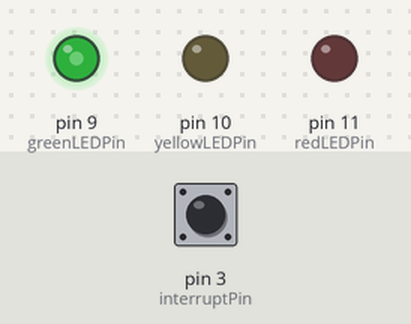
Simulated run of this sketch. Board: Arduino Uno, built with avr-gcc and run on an emulated ATmega328P. On the bench: output pins drawn as LEDs (lit = HIGH). Inputs (shaded band) come from the test bench; at power-on: pin 3 (interruptPin) HIGH. What the sketch prints to the serial monitor is not drawn.

Above: at 1.2 s.
1.3 s: pin 3 (interruptPin) pulled LOW for 0.15 s
At 3.3 s:
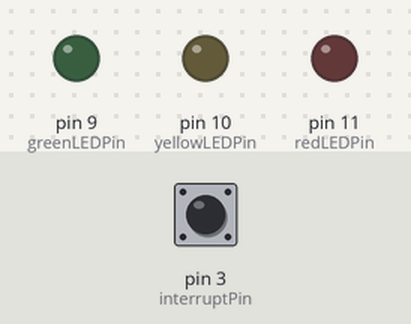
4.3 s: pin 3 (interruptPin) pulled LOW for 1 s
7.4 s: pin 3 (interruptPin) pulled LOW for 0.15 s
At 9.08 s:
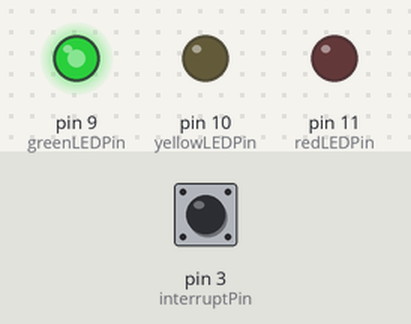
10.5 s: pin 3 (interruptPin) pulled LOW for 3.2 s
At 15.01 s:
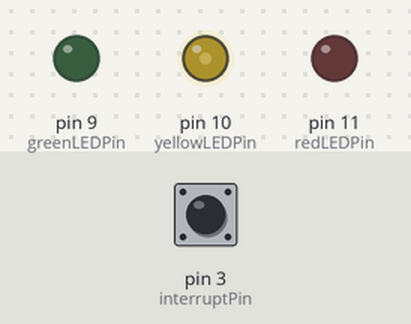
16.3 s: pin 3 (interruptPin) pulled LOW for 0.15 s
At 16.51 s:
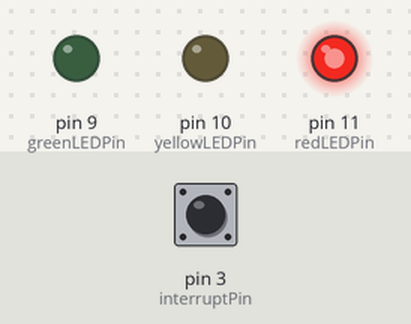
Timing chart, 0 to 20.4 s (numbered marks = the images above; inputs shaded):
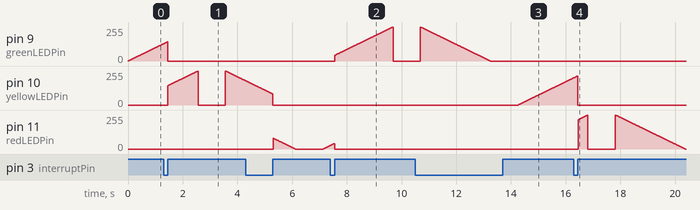

Measured:
- after the input at 7.4 s, pin 9 (greenLEDPin): rises from 0/255 to 255/255 in 2.1 s, then falls to 0/255 in 0.01 s
- after the input at 10.5 s, pin 10 (yellowLEDPin): moves from 0/255 to 204/255 over 2.0 s, starting after 3.8 s
- by itself, pin 9 (greenLEDPin): rises from 129/255 to 144/255 in 0.14 s, then falls to 0/255 in 0.01 s
- by itself, pin 11 (redLEDPin): rises from 27/255 to 41/255 in 0.13 s, then falls to 0/255 in 0.01 s

The sketch:

project3.ino
```cpp
// defining the LEDs as constants and giving them a name
const int greenLEDPin = 9;
const int yellowLEDPin = 10;
const int redLEDPin = 11;

const int interruptPin = 3; // the number of the pushbutton pin
int switchState = 0;  // variable for reading the pushbutton status

int color = 0;
int coloR[] = {greenLEDPin,yellowLEDPin, redLEDPin};  // create an array list
int totalColorPins = 3;
long interrupt = 0; // avoid bounce

void setup()  {
  Serial.begin(9600);

  pinMode (9,OUTPUT);
  pinMode (10,OUTPUT);
  pinMode (11,OUTPUT);

  pinMode(interruptPin,INPUT);  // initialize the pushbutton pin as an input
  pinMode(interruptPin,INPUT_PULLUP);
  attachInterrupt(digitalPinToInterrupt(interruptPin), changeColor, RISING);
}

void loop() {
  // activly going from 0 to 255 in a for-loop
  for (int i = 0; i <=255; i++) {
    analogWrite(coloR[color], i);
    delay(10);
  }
  turnOff();
    delay(1000);

  // from 255 to 0
  for (int i = 255; i >=0; i--) {
    analogWrite(coloR[color], i);
    delay(10);
  }
  turnOff();
    delay(1000);
}

void turnOff()  {
  for (int i = 0; i < totalColorPins; i++)
  analogWrite(coloR[i], 0);
}

void changeColor()  {
  if (millis() - interrupt >= 200){
    color = color+1;
    if (color == totalColorPins){
      color = 0;
    }
    turnOff();
    Serial.print(color);
  }
}
```
